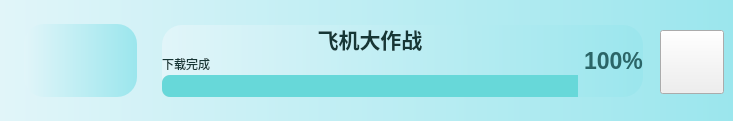
        <widget class="QWidget" name="widget_feiji" native="true">
         <property name="minimumSize">
          <size>
           <width>0</width>
           <height>121</height>
          </size>
         </property>
         <property name="maximumSize">
          <size>
           <width>16777215</width>
           <height>121</height>
          </size>
         </property>
         <property name="styleSheet">
          <string notr="true">.QWidget{
	background-color: qlineargradient(x1:0, y0:0, x2:1, y2:0,stop:0 rgb(225, 245, 249), stop:1 rgb(155, 230, 237));
	border-radius:20px;
	color: rgb(255, 255, 255);
}
</string>
         </property>
         <widget class="QWidget" name="widget_43" native="true">
          <property name="geometry">
           <rect>
            <x>24</x>
            <y>24</y>
            <width>113</width>
            <height>73</height>
           </rect>
          </property>
          <property name="styleSheet">
           <string notr="true"/>
          </property>
          <widget class="QLabel" name="label_26">
           <property name="geometry">
            <rect>
             <x>30</x>
             <y>5</y>
             <width>64</width>
             <height>64</height>
            </rect>
           </property>
           <property name="styleSheet">
            <string notr="true">border-image: url(:/youxi/images/FJ.jpg);</string>
           </property>
           <property name="text">
            <string/>
           </property>
          </widget>
         </widget>
         <widget class="QPushButton" name="pushButton_game_feiji">
          <property name="geometry">
           <rect>
            <x>660</x>
            <y>30</y>
            <width>64</width>
            <height>64</height>
           </rect>
          </property>
          <property name="styleSheet">
           <string notr="true">border-image: url(:/icons/icons/play_game.png);</string>
          </property>
          <property name="text">
           <string/>
          </property>
         </widget>
         <widget class="QWidget" name="layoutWidget_4">
          <property name="geometry">
           <rect>
            <x>162</x>
            <y>25</y>
            <width>481</width>
            <height>72</height>
           </rect>
          </property>
          <layout class="QHBoxLayout" name="horizontalLayout_4">
           <item>
            <layout class="QVBoxLayout" name="verticalLayout_5">
             <property name="spacing">
              <number>2</number>
             </property>
             <item>
              <widget class="QLabel" name="label_68">
               <property name="font">
                <font>
                 <pointsize>16</pointsize>
                 <weight>75</weight>
                 <bold>true</bold>
                </font>
               </property>
               <property name="styleSheet">
                <string notr="true">color: rgb(22, 54, 53);
text-align:centre;
</string>
               </property>
               <property name="text">
                <string>飞机大作战</string>
               </property>
               <property name="alignment">
                <set>Qt::AlignCenter</set>
               </property>
              </widget>
             </item>
             <item>
              <widget class="QLabel" name="label_69">
               <property name="font">
                <font>
                 <weight>50</weight>
                 <bold>false</bold>
                </font>
               </property>
               <property name="styleSheet">
                <string notr="true">color: rgb(22, 54, 53)</string>
               </property>
               <property name="text">
                <string>下载完成</string>
               </property>
              </widget>
             </item>
             <item>
              <widget class="QProgressBar" name="progressBar_20">
               <property name="styleSheet">
                <string notr="true">QProgressBar::chunk {
        border-top-left-radius:8px;
border-bottom-left-radius:8px;
	background-color: rgb(103, 216, 217)
}
QProgressBar{
border-radius:8px;
background-color: rgb(223, 223, 223);
}
</string>
               </property>
               <property name="value">
                <number>100</number>
               </property>
               <property name="textVisible">
                <bool>false</bool>
               </property>
              </widget>
             </item>
            </layout>
           </item>
           <item>
            <widget class="QLabel" name="label_70">
             <property name="font">
              <font>
               <pointsize>17</pointsize>
               <weight>75</weight>
               <bold>true</bold>
              </font>
             </property>
             <property name="styleSheet">
              <string notr="true">color: rgb(43, 101, 103);</string>
             </property>
             <property name="text">
              <string>100%</string>
             </property>
             <property name="alignment">
              <set>Qt::AlignLeading|Qt::AlignLeft|Qt::AlignVCenter</set>
             </property>
            </widget>
           </item>
          </layout>
         </widget>
        </widget>
